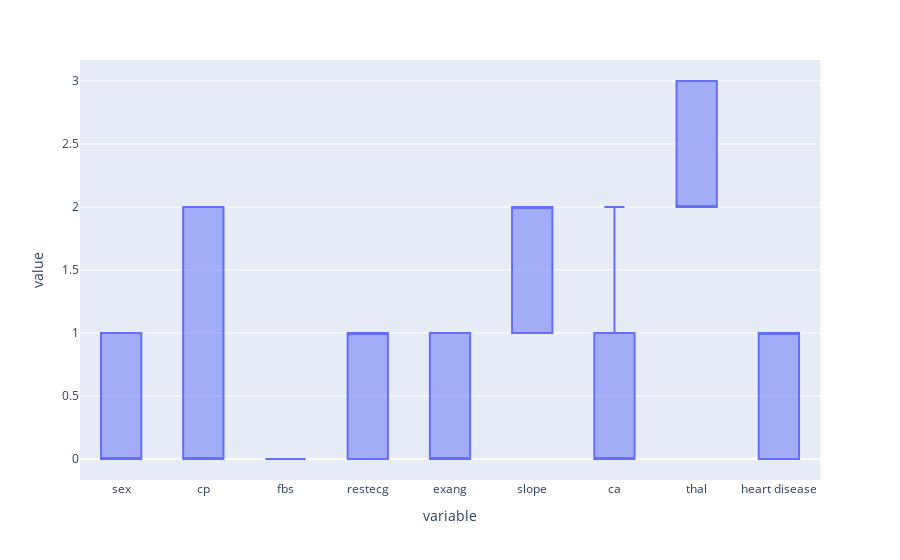

Source (notebook cell):
### Markdown cell above
#### 11. Validate that your analysis above was successful by visualizing the value distribution in the resulting columns using an appropriate visualization method.

### Code cell
fig = px.box(nd_clean)
fig.show()

### Figure 1 — Plotly figure (JSON) as saved in the notebook; plotly's stock layout.template omitted (floating-point values rounded to 4 significant figures; data arrays with more than 128 entries replaced by an {"elided": "..."} marker saying what was removed)
{"data": [{"alignmentgroup": "True", "hovertemplate": "variable=%{x}<br>value=%{y}<extra></extra>", "legendgroup": "", "marker": {"color": "#636efa"}, "name": "", "notched": false, "offsetgroup": "", "orientation": "v", "showlegend": false, "type": "box", "x": {"elided": "1773 str values"}, "x0": " ", "xaxis": "x", "y": {"elided": "1773 int values"}, "y0": " ", "yaxis": "y"}], "layout": {"boxmode": "group", "legend": {"tracegroupgap": 0}, "margin": {"t": 60}, "xaxis": {"anchor": "y", "domain": [0, 1], "title": {"text": "variable"}}, "yaxis": {"anchor": "x", "domain": [0, 1], "title": {"text": "value"}}}}
